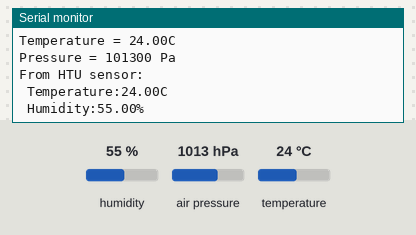
Recording of a sketch running on a simulated Arduino Uno, built with avr-gcc and run on an emulated ATmega328P. Shown: the last lines printed to the serial monitor. Inputs (shaded band) come from the test bench; at power-on: humidity 55 %, air pressure 1013 hPa, temperature 24 °C.

Above: at 1.2 s.
1.3 s: humidity set to 22 %
4.3 s: air pressure set to 952 hPa
At 6.0 s:
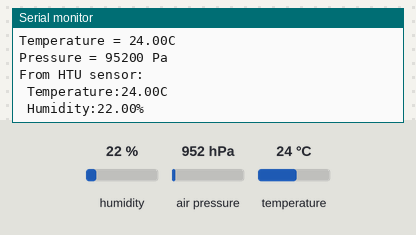
15.2 s: temperature set to 12 °C
At 15.8 s:
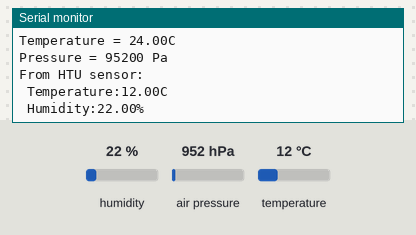

The sketch:

two_sensors.ino
```cpp
/*
Мінімалістична програма для отримання даних з сенсорів BMP180 та HTU21D
з використанням бібліотек для даних сенорів у вільному доступі.
Напруга 3,3 V, сенсори підключені паралельно до одної лінії SLC і
до одної лінїї SDA.
*/

#include <Wire.h>
#include <Adafruit_BMP085.h>
#include "SparkFunHTU21D.h"


HTU21D myHumidity;
Adafruit_BMP085 bmp;

void setup() {
  Serial.begin(9600);
  myHumidity.begin();
  bmp.begin();
}

void loop() {
    Serial.print("From BMP sensor: ");
    Serial.println();

    Serial.print("Temperature = ");
    Serial.print(bmp.readTemperature());
    Serial.println("C");

    Serial.print("Pressure = ");
    Serial.print(bmp.readPressure());
    Serial.println(" Pa");

    Serial.println();

    float humd = myHumidity.readHumidity();
    float temp = myHumidity.readTemperature();

    Serial.print("From HTU sensor: ");
    Serial.println();

    Serial.print(" Temperature:");
    Serial.print(temp, 2);
    Serial.println("C");

    Serial.print(" Humidity:");
    Serial.print(humd, 2);
    Serial.println("%");

    Serial.println();

    delay(5000);
}
```

Measured:
- after the input at 4.3 s, the serial monitor: prints a new line after 0.81 s (image 1)
- after the input at 15.2 s, the serial monitor: prints a new line after 0.07 s (image 2)
